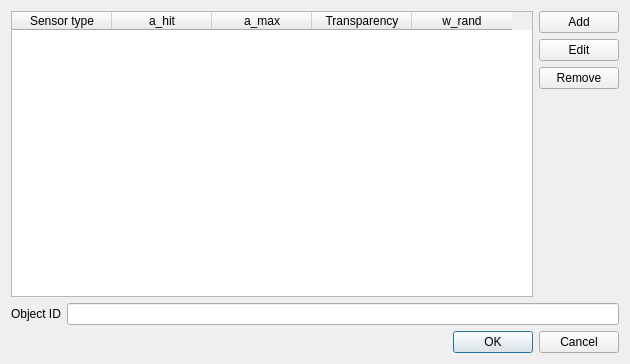
<?xml version="1.0" encoding="UTF-8"?>
<ui version="4.0">
 <class>DefaultMaterialsDialog</class>
 <widget class="QDialog" name="DefaultMaterialsDialog">
  <property name="geometry">
   <rect>
    <x>0</x>
    <y>0</y>
    <width>630</width>
    <height>364</height>
   </rect>
  </property>
  <property name="windowTitle">
   <string>Materials</string>
  </property>
  <layout class="QVBoxLayout" name="verticalLayout_2">
   <item>
    <layout class="QHBoxLayout" name="horizontalLayout">
     <item>
      <widget class="QTableWidget" name="materialsTable">
       <property name="editTriggers">
        <set>QAbstractItemView::NoEditTriggers</set>
       </property>
       <column>
        <property name="text">
         <string>Sensor type</string>
        </property>
       </column>
       <column>
        <property name="text">
         <string>a_hit</string>
        </property>
       </column>
       <column>
        <property name="text">
         <string>a_max</string>
        </property>
       </column>
       <column>
        <property name="text">
         <string>Transparency</string>
        </property>
       </column>
       <column>
        <property name="text">
         <string>w_rand</string>
        </property>
       </column>
      </widget>
     </item>
     <item>
      <layout class="QVBoxLayout" name="verticalLayout">
       <item>
        <widget class="QPushButton" name="addButton">
         <property name="text">
          <string>Add</string>
         </property>
        </widget>
       </item>
       <item>
        <widget class="QPushButton" name="editButton">
         <property name="text">
          <string>Edit</string>
         </property>
        </widget>
       </item>
       <item>
        <widget class="QPushButton" name="removeButton">
         <property name="text">
          <string>Remove</string>
         </property>
        </widget>
       </item>
       <item>
        <spacer name="verticalSpacer">
         <property name="orientation">
          <enum>Qt::Vertical</enum>
         </property>
         <property name="sizeHint" stdset="0">
          <size>
           <width>20</width>
           <height>40</height>
          </size>
         </property>
        </spacer>
       </item>
      </layout>
     </item>
    </layout>
   </item>
   <item>
    <layout class="QHBoxLayout" name="horizontalLayout_2">
     <item>
      <widget class="QLabel" name="label">
       <property name="text">
        <string>Object ID</string>
       </property>
      </widget>
     </item>
     <item>
      <widget class="QLineEdit" name="IDLineEdit"/>
     </item>
    </layout>
   </item>
   <item>
    <widget class="QDialogButtonBox" name="buttonBox">
     <property name="orientation">
      <enum>Qt::Horizontal</enum>
     </property>
     <property name="standardButtons">
      <set>QDialogButtonBox::Cancel|QDialogButtonBox::Ok</set>
     </property>
    </widget>
   </item>
  </layout>
 </widget>
 <resources/>
 <connections>
  <connection>
   <sender>buttonBox</sender>
   <signal>accepted()</signal>
   <receiver>DefaultMaterialsDialog</receiver>
   <slot>accept()</slot>
   <hints>
    <hint type="sourcelabel">
     <x>248</x>
     <y>254</y>
    </hint>
    <hint type="destinationlabel">
     <x>157</x>
     <y>274</y>
    </hint>
   </hints>
  </connection>
  <connection>
   <sender>buttonBox</sender>
   <signal>rejected()</signal>
   <receiver>DefaultMaterialsDialog</receiver>
   <slot>reject()</slot>
   <hints>
    <hint type="sourcelabel">
     <x>316</x>
     <y>260</y>
    </hint>
    <hint type="destinationlabel">
     <x>286</x>
     <y>274</y>
    </hint>
   </hints>
  </connection>
 </connections>
</ui>
